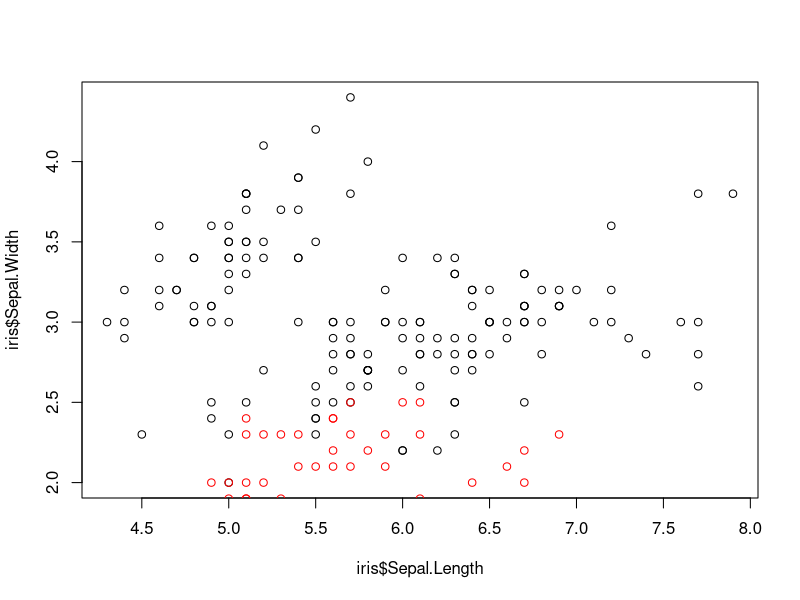
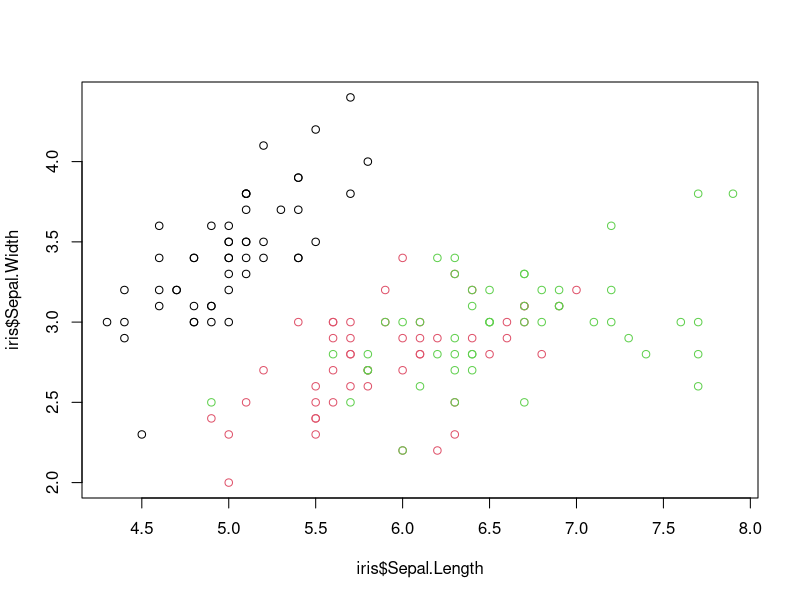
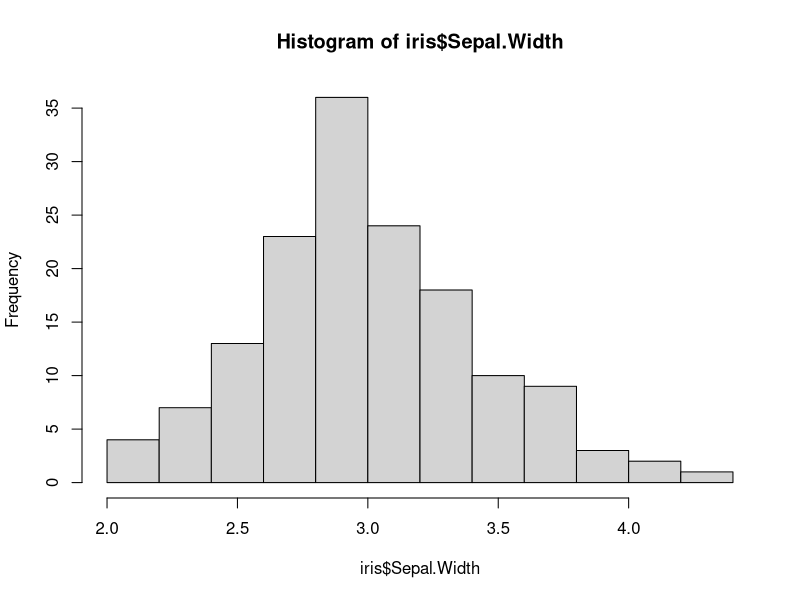
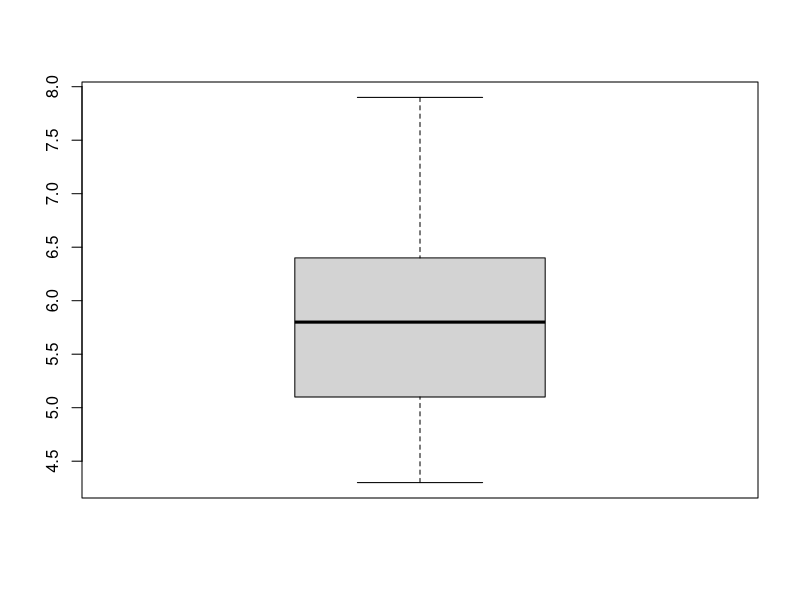
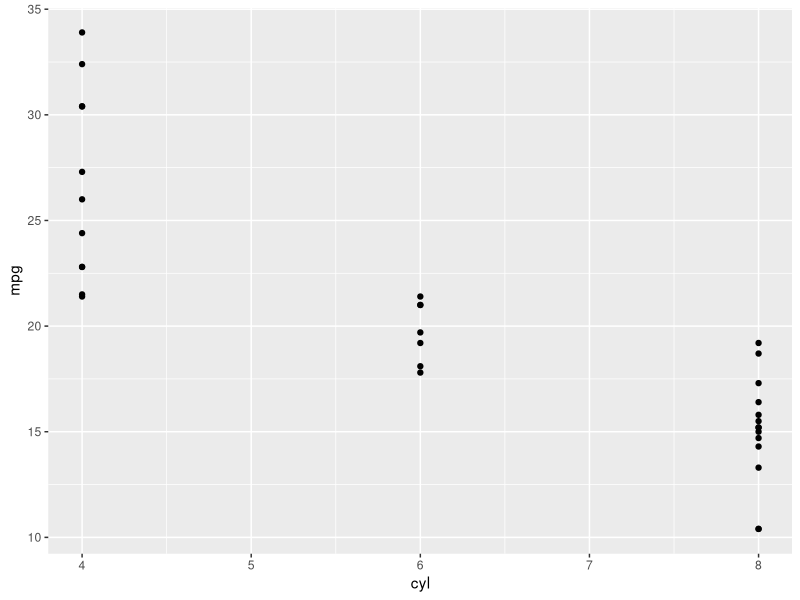
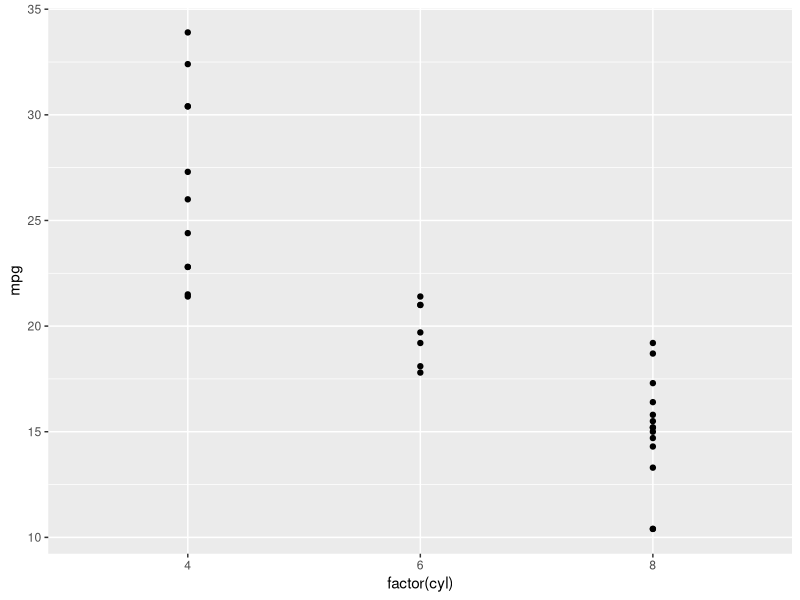
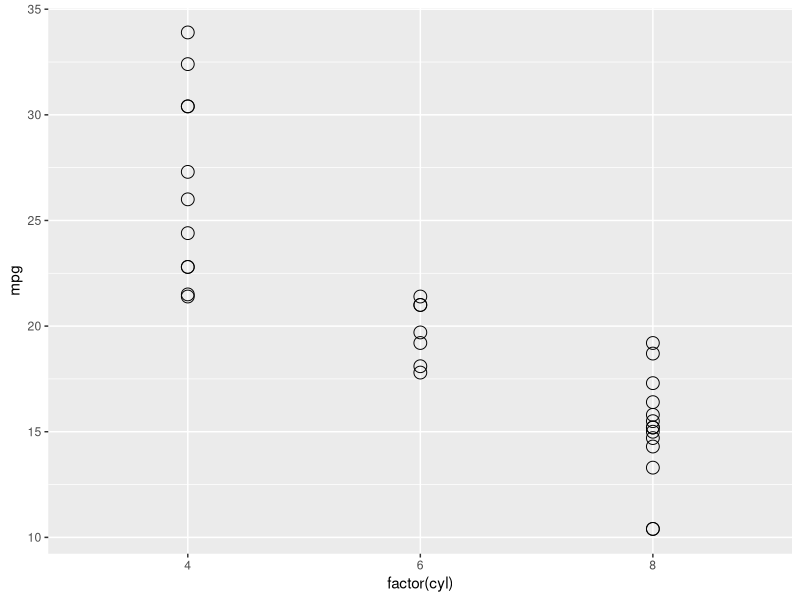
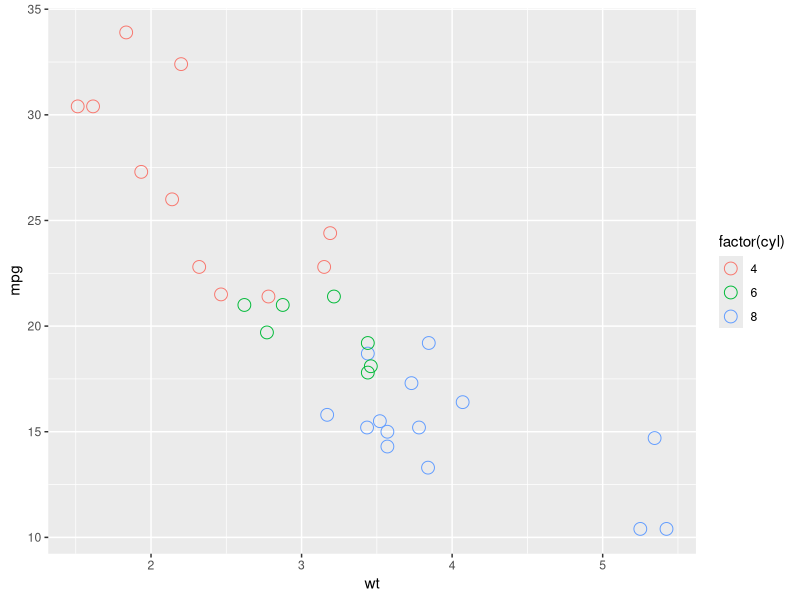

Recreate these plots in R, in order.
data (iris)
str(iris)

plot(iris$Sepal.Length,iris$Sepal.Width)

points(iris$Petal.Length,iris$Petal.Width,col="red")

plot(iris$Sepal.Length,iris$Sepal.Width,col=iris$Species)

hist(iris$Sepal.Width)
boxplot(iris$Sepal.Length)

str(mtcars)
View(mtcars)

library(ggplot2)
data(mtcars)
ggplot(mtcars,aes(x=cyl,y=mpg)) + geom_point()

ggplot(mtcars, aes(x=factor(cyl),y=mpg)) + geom_point()

ggplot(mtcars, aes(x=factor(cyl),y=mpg)) + geom_point(shape=1,size=4)
ggplot(mtcars, aes(x = wt,col = factor(cyl),y=mpg)) + geom_point(shape=1,size=4)

ggplot(mtcars, aes(x = wt,y = mpg,col = hp,size = disp)) + geom_point()

ggplot(mtcars, aes(x = wt,y = mpg)) + geom_text(aes(label = cyl))
